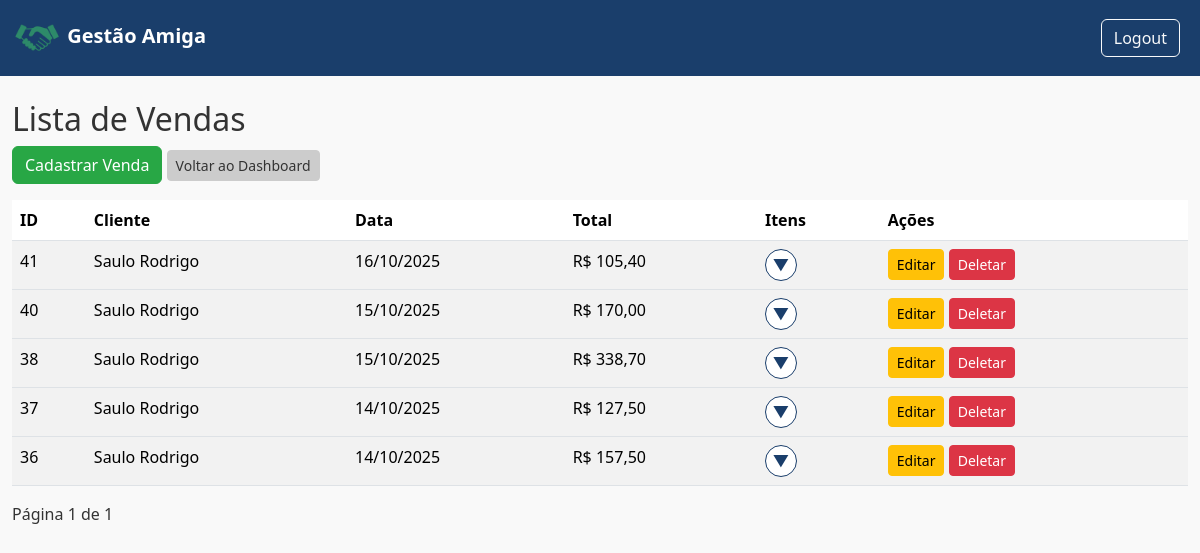
The app's page /9/vendas/ (signed in), older data.
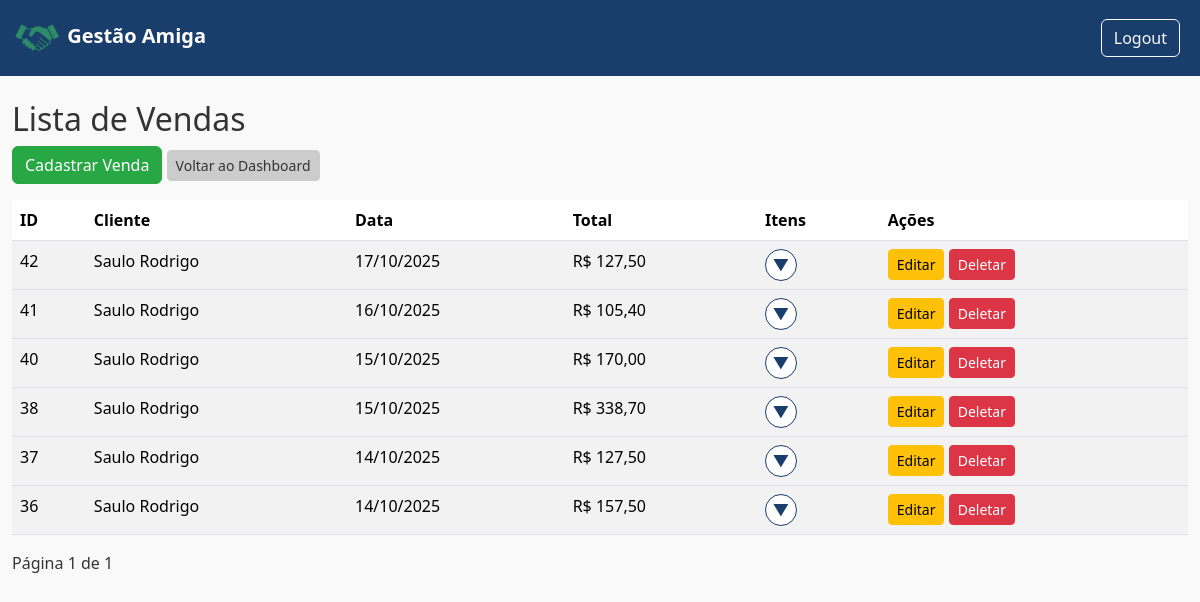
The same page, newer data.
### gestao/models.py (models this page shows, shortened)
class Venda(models.Model):
    FORMAS_PAGAMENTO = [
        ('dinheiro', 'Espécie'),
        ('pix', 'PIX'),
        ('debito', 'Débito'),
        ('credito_avista', 'Crédito à vista'),
        ('credito_parcelado', 'Crédito Parcelado'),
    ]
    loja = models.ForeignKey(Loja, on_delete=models.CASCADE, related_name="vendas", default=1)
    cliente = models.ForeignKey(Cliente, on_delete=models.CASCADE, related_name="vendas_cliente", blank = True, null = True)
    forma_pagamento = models.CharField(max_length=20, choices=FORMAS_PAGAMENTO, default='dinheiro')
    parcelas = models.IntegerField(default=1)
    data = models.DateTimeField(auto_now_add=True)
    valor_total = models.DecimalField(max_digits=10, decimal_places=2, default=0)

class Cliente(models.Model):
    usuario = models.ForeignKey(User, on_delete=models.CASCADE)
    loja = models.ForeignKey(Loja, on_delete=models.CASCADE, default=1)
    nome = models.CharField(max_length=100)
    email = models.EmailField(blank=True, null=True)
    telefone = models.CharField(max_length=20, blank = True, null=True)
    endereco = models.TextField(blank = True, null=True)
    data_cadastro = models.DateTimeField(auto_now_add=True)
    total_compras = models.IntegerField(default=0)
    def __str__(self):
        return self.nome

### gestao/views.py (the view)
# urls.py: path('<int:loja_id>/vendas/', views.lista_vendas, name="lista_vendas"),
@login_required
def lista_vendas(request, loja_id):
    vendas = Venda.objects.filter(loja_id=loja_id).prefetch_related('itens').order_by('-id')
    paginator = Paginator(vendas, 10)
    page_number = request.GET.get('page')
    page_obj = paginator.get_page(page_number)
    return render(
        request,
        'financeiro/lista_vendas.html',
        {
            'vendas': page_obj,
            'loja_id': loja_id,
            'page_obj': page_obj
        }
    )

### templates/financeiro/lista_vendas.html (shortened to what this page needs)
{% extends 'base.html' %}
{% block content %}
<h2>Lista de Vendas</h2>
<a href="{% url 'cadastrar_venda' loja_id %}" class="btn btn-primary">Cadastrar Venda</a>
<a href="{% url 'dashboard_loja' loja_id %}" class="btn btn-secondary btn-sm">Voltar ao Dashboard</a>
<div class="table-responsive mt-3">
<table class="table table-striped">
    <thead>
        <tr>
            <th style="text-align: left;">ID</th>
            <th>Cliente</th>
            <th>Data</th>
            <th>Total</th>
            <th>Itens</th>
            <th>Ações</th>
        </tr>
    </thead>
    <tbody>
        {% for venda in page_obj %}
        <tr>
            <td style="text-align: left;">{{ venda.id }}</td>
            <td>{{ venda.cliente }}</td>
            <td>{{ venda.data|date:"d/m/Y" }}</td>
            <td>R$ {{ venda.valor_total }}</td>
            <td>
                <button class="toggle-itens" data-id="{{ venda.id }}">▼</button>
            </td>
            <td>
                <a href="{% url 'editar_venda' loja_id venda.id %}" class="btn btn-warning btn-sm">Editar</a>
                <a href="{% url 'deletar_venda' loja_id venda.id %}" class="btn btn-danger btn-sm">Deletar</a>
            </td>
        </tr>
        {% endfor %}
    </tbody>
</table>
</div>
<div class="pagination">
    <span>Página {{ page_obj.number }} de {{ page_obj.paginator.num_pages }}</span>
</div>
{% endblock%}

Row changes from the older to the newer data that the page shows:
added Venda: id "42", cliente "Saulo Rodrigo", data "17/10/2025", valor_total "127,50"
